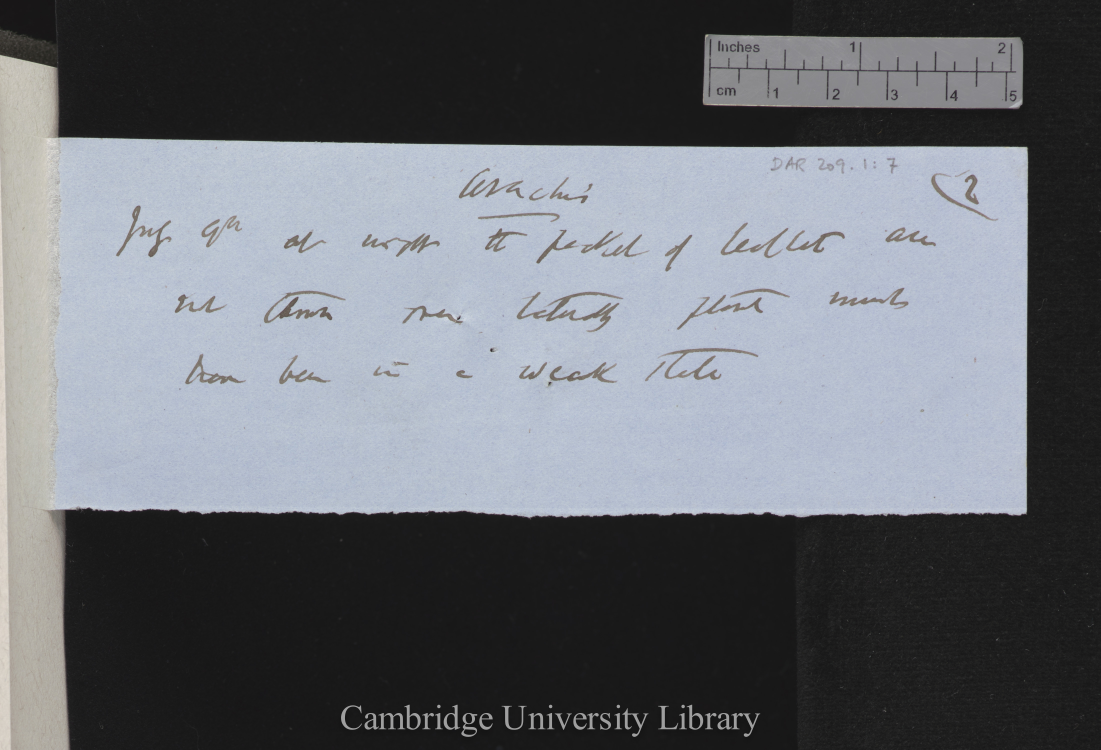
#> input picture sample_images/note.jpg, 4401 x 3000 px (shown at 1/4 size)
$ python -i tear_comparer.py   (imports and definitions only)
#> lines starting #> are read from the running program, lines starting #| are printed output that depends on the picture; after the words box and inside, x2 and y2 are one past the last pixel; in counts of white or black regions, pixels touching at a corner belong together
#> further down, picture is the input picture: shape (3000, 4401, 3); mean B, G, R 115, 109, 105.6
# -*- coding: utf-8 -*-
"""
Created on Wed Sep 25 19:15:52 2019

@author: Dima's_Monster
"""

import numpy as np
import cv2
import pickle

'''
This is a conceptual module meant to tackle a specific problem, and to be used as a starting point for that problem.

The module is meant to allow easy comparison between torn papers.
The goal is to match the paper tear marks to the notebook tear marks, or to the tear marks of another piece of paper
for the sake of matching halves of a paper together or matching torn notes out of a notebook to the right notebook

The class can be used for:
1) Creating a database of vectors from a database of pictures of tears
2) Comparing all vectors in the database to find closest matches
3) Comparing only a new individual image of a tear to already existing database
4) Saving database to file and loading it from file
5) Saving all found matches to file

All saved files are pythong dictionaries saved through pickle
'''
class TearCompare:
    def __init__(self, database = {}, prep_scale = (512,512)):
#> called with prep_scale = (512, 512)
        self.db = database
#> self.db = 0 items
        self.prep_scale = prep_scale
        self.matches = {}

    def image_prep(self, image):
        '''
        turns image of paper tear into edges which hug the tear's curvature
        '''

        # resize it to certain size using cubic interpolation, turn into grayscale
        # cubic interpolation to extract larger peaks and valleys and discard smaller height differences in tear peaks and valleys
        # images are assumed to be originally wider than self.prep_scale
        image = cv2.cvtColor(cv2.resize(image, self.prep_scale, interpolation = cv2.INTER_CUBIC),cv2.COLOR_BGR2GRAY)
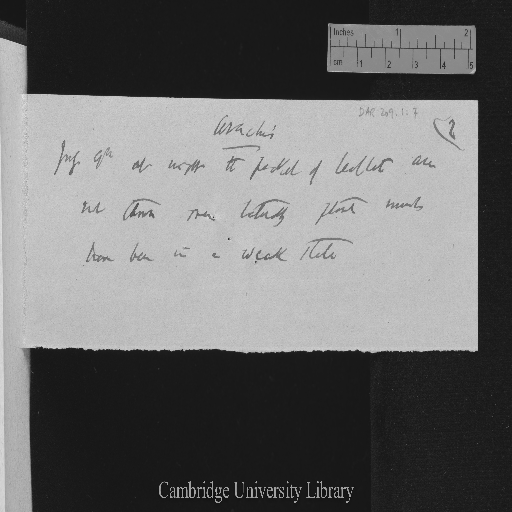
#> image: shape (512, 512); min 2, max 232, mean 108.6

        # blur and thresh to rid of noise and grain
        image = cv2.blur(image, (2,2))
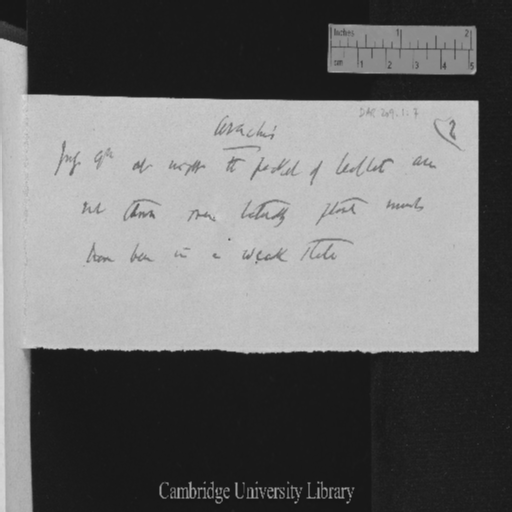
#> image: shape (512, 512); min 15, max 221, mean 109.1
        _,image = cv2.threshold(image, 150,255, cv2.THRESH_BINARY)
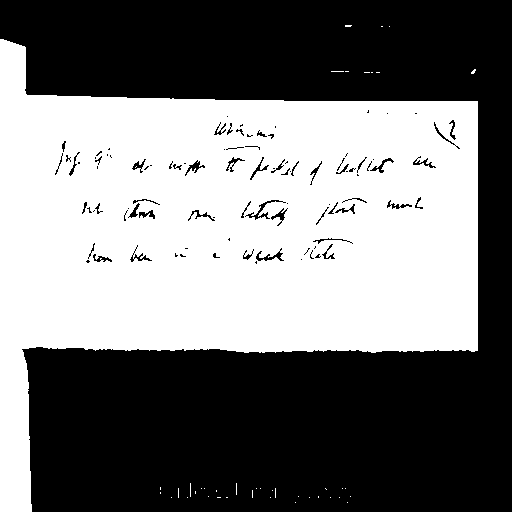
#> image: shape (512, 512); 47.2% white; 42 white regions (41 under 20 px), largest, box (x1, y1, x2, y2) and area: (0, 39, 478, 512) 123642

        # get canny edges
        edges = cv2.Canny(image,10,255)
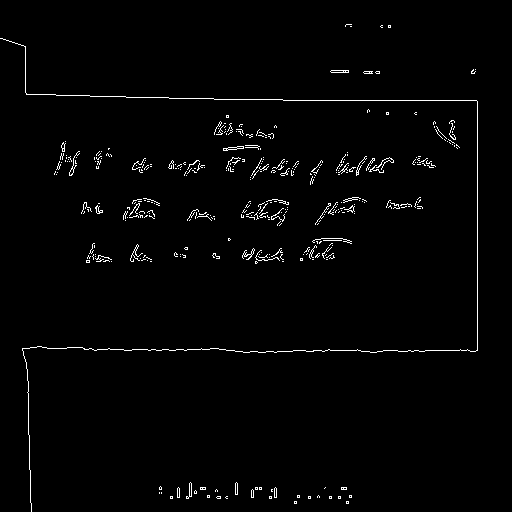
#> edges: shape (512, 512); 1.6% white in thin lines or dots, all inside (x1, y1, x2, y2) = (0, 24, 478, 512)
        return edges

    # [180 lines left out: functions nan_helper, get_edge_identity_vector, compare_with_db, build_db, compare_db, load_db and 2 more, not called in this run]

>>> import cv2
>>> picture = cv2.imread('sample_images/note.jpg')
>>> result = TearCompare().image_prep(picture)

$ run again, on sample_images/tear.png
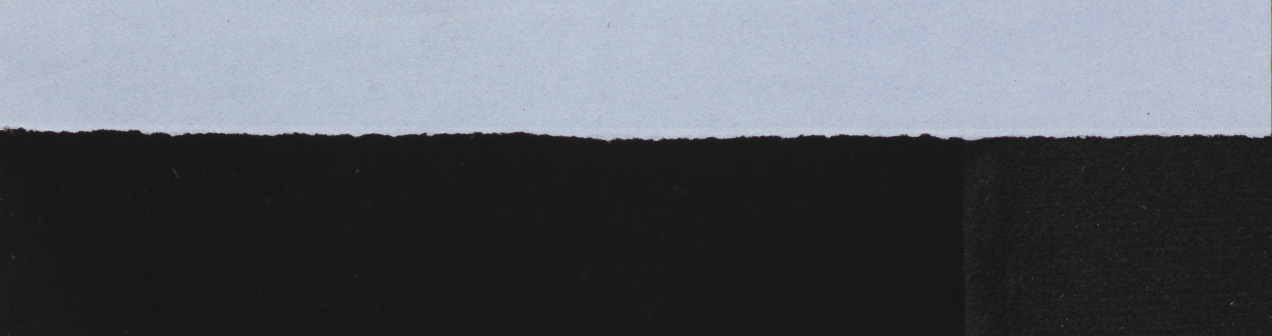
#> input picture sample_images/tear.png, 3815 x 1008 px (shown at 1/3 size)
#> picture is the input picture: shape (1008, 3815, 3); mean B, G, R 99.3, 92.8, 89.3
#> self.db = 0 items
#> in image_prep, `_,image = cv2.threshold(image, 150,255, cv2.THRESH_BINARY)`:
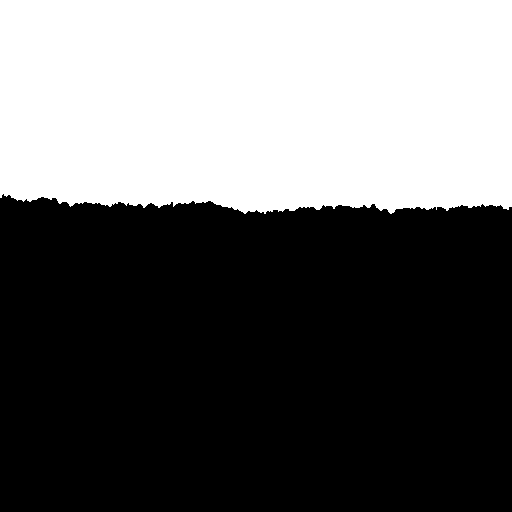
#> image: shape (512, 512); 40.2% white; 1 white region, box (x1, y1, x2, y2) and area: (0, 0, 512, 214) 105412
#> in image_prep, `edges = cv2.Canny(image,10,255)`:
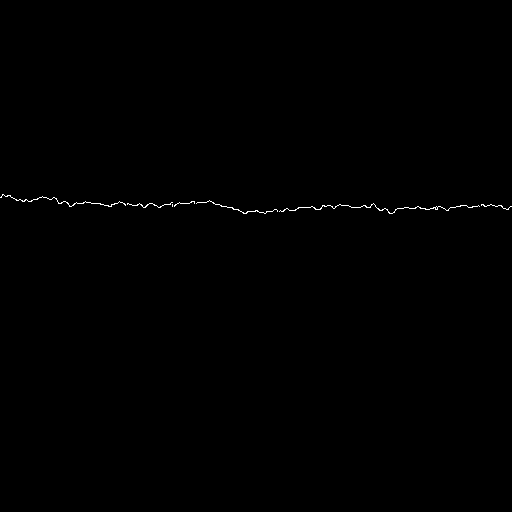
#> edges: shape (512, 512); 0.23% white in thin lines or dots, all inside (x1, y1, x2, y2) = (0, 194, 512, 214)
